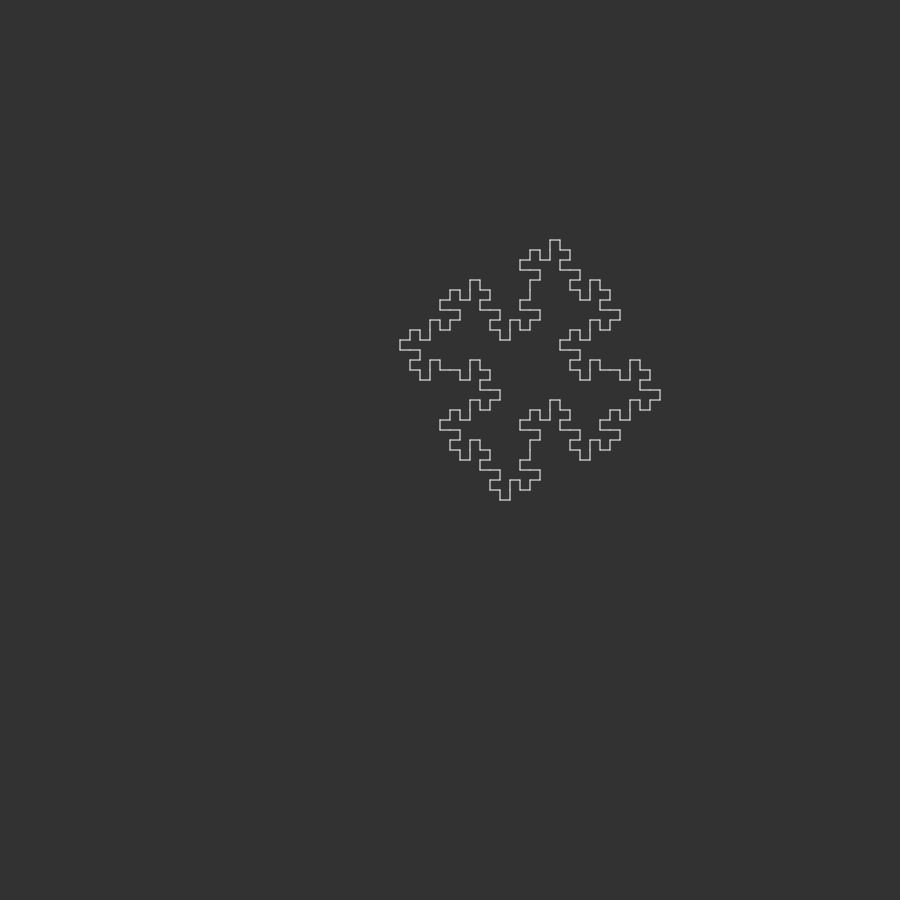
Frame 1 (no input)
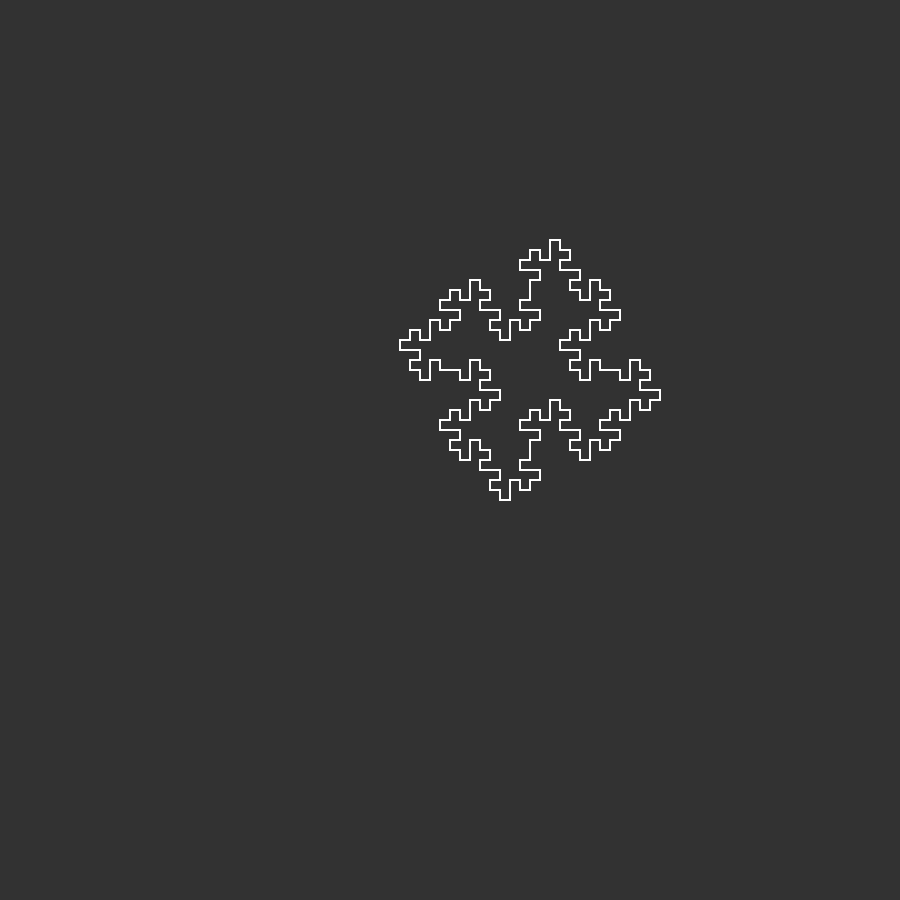
Frame 60 (no input)
Frame 120 (the mouse pressed at the canvas centre since frame 60): identical to frame 60, image omitted

The p5.js sketch that drew these frames (run headless with seeded random() and noise() and a simulated clock; from frame 60 on, the mouse is pressed at the canvas centre):

// p5.js sketch
// ── sketch.js
var current;
var next = "";
var s = [];
var count = 0;
var textPosY = 0;
var n = 2; 

function setup() {

	createCanvas(900, 900);
	angleMode(DEGREES);

	background(50);
	stroke(255);
	noFill();

	// Axiom
	current = "F+F+F+F";

	// Rules
	for (var i = 0; i < n; i++) {
		for (var c of current) {
			if (c == "F") {
				next += "F+F-F-FF+F+F-F";
			} else {
				next += c;
			}
		}

		current = next;
		// print("Gen " + (i + 1) + " :" + current);
		next = "";
	}

}


function draw() {



	// 기준점 이동, 위 방향을 각도 0으로 하기 위한 조정
	translate(width / 2, height / 2);
	rotate(-90);

	// turtle graphics
	// https://en.wikipedia.org/wiki/Turtle_graphics
	var x = 0;
	var y = 0;
	var angle = 0;
	var angleStep = 90;
	var step_size = 10;


	// index 없는 for..of 구문 
	// https://developer.mozilla.org/ko/docs/Web/JavaScript/Reference/Statements/for...of
	// index를 사용하지 않아도 어레이 등 반복 가능한 객체의 element들을 순차적으로 가져올 수 있습니다.

	// 같은 표현
	// for (var i = 0; i < current.length; i++) {
	// 	c = current[i];
	// }

	for (var c of current) {
		if (c == 'F') { // Foward
			// 반지름과 각도로 x, y 좌표를 구합니다.
			var new_x = x + (step_size * cos(angle));
			var new_y = y - (step_size * sin(angle));
			line(x, y, new_x, new_y);
			x = new_x; // 기준점 이동 x
			y = new_y; // 기준점 이동 y
		} else if (c == '-') { // Turn Left
			angle += angleStep;
		} else if (c == '+') { // Turn Right
			angle -= angleStep;
		} else if (c == '[') { // Save 
			s.push(x); // Array 의 push(), pop()
			s.push(y);
			s.push(angle);
		} else if (c == ']') { // Restore
			angle = s.pop();
			y = s.pop();
			x = s.pop();
		}

	}

}
